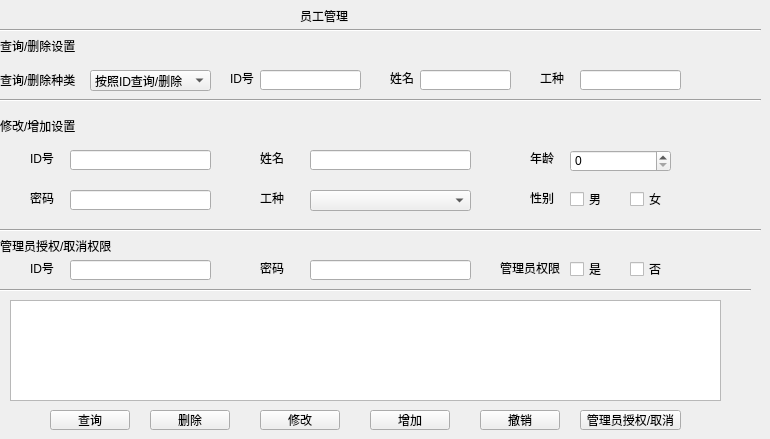
   <widget class="QWidget" name="page_10">
    <widget class="QSpinBox" name="spinBox_4">
     <property name="geometry">
      <rect>
       <x>570</x>
       <y>150</y>
       <width>101</width>
       <height>22</height>
      </rect>
     </property>
    </widget>
    <widget class="QLabel" name="label_65">
     <property name="geometry">
      <rect>
       <x>230</x>
       <y>70</y>
       <width>51</width>
       <height>16</height>
      </rect>
     </property>
     <property name="text">
      <string>ID号</string>
     </property>
    </widget>
    <widget class="QPushButton" name="pushButton_42">
     <property name="geometry">
      <rect>
       <x>150</x>
       <y>410</y>
       <width>80</width>
       <height>20</height>
      </rect>
     </property>
     <property name="text">
      <string>删除</string>
     </property>
    </widget>
    <widget class="QLabel" name="label_67">
     <property name="geometry">
      <rect>
       <x>0</x>
       <y>30</y>
       <width>111</width>
       <height>31</height>
      </rect>
     </property>
     <property name="styleSheet">
      <string notr="true">font: 12pt &quot;楷体&quot;;</string>
     </property>
     <property name="text">
      <string>查询/删除设置</string>
     </property>
    </widget>
    <widget class="QTableWidget" name="infoshow_10">
     <property name="geometry">
      <rect>
       <x>10</x>
       <y>300</y>
       <width>711</width>
       <height>101</height>
      </rect>
     </property>
    </widget>
    <widget class="QLineEdit" name="lineEdit_13">
     <property name="geometry">
      <rect>
       <x>70</x>
       <y>150</y>
       <width>141</width>
       <height>20</height>
      </rect>
     </property>
    </widget>
    <widget class="QLineEdit" name="lineEdit_14">
     <property name="geometry">
      <rect>
       <x>70</x>
       <y>190</y>
       <width>141</width>
       <height>20</height>
      </rect>
     </property>
    </widget>
    <widget class="QLabel" name="label_68">
     <property name="geometry">
      <rect>
       <x>260</x>
       <y>150</y>
       <width>51</width>
       <height>16</height>
      </rect>
     </property>
     <property name="text">
      <string>姓名</string>
     </property>
    </widget>
    <widget class="QLineEdit" name="lineEdit_15">
     <property name="geometry">
      <rect>
       <x>310</x>
       <y>150</y>
       <width>161</width>
       <height>20</height>
      </rect>
     </property>
    </widget>
    <widget class="QLabel" name="label_69">
     <property name="geometry">
      <rect>
       <x>30</x>
       <y>150</y>
       <width>51</width>
       <height>16</height>
      </rect>
     </property>
     <property name="text">
      <string>ID号</string>
     </property>
    </widget>
    <widget class="QLabel" name="label_70">
     <property name="geometry">
      <rect>
       <x>0</x>
       <y>110</y>
       <width>111</width>
       <height>31</height>
      </rect>
     </property>
     <property name="styleSheet">
      <string notr="true">font: 12pt &quot;楷体&quot;;</string>
     </property>
     <property name="text">
      <string>修改/增加设置</string>
     </property>
    </widget>
    <widget class="QLabel" name="label_71">
     <property name="geometry">
      <rect>
       <x>530</x>
       <y>150</y>
       <width>31</width>
       <height>16</height>
      </rect>
     </property>
     <property name="text">
      <string>年龄</string>
     </property>
    </widget>
    <widget class="QLabel" name="label_72">
     <property name="geometry">
      <rect>
       <x>30</x>
       <y>190</y>
       <width>51</width>
       <height>16</height>
      </rect>
     </property>
     <property name="text">
      <string>密码</string>
     </property>
    </widget>
    <widget class="QPushButton" name="pushButton_44">
     <property name="geometry">
      <rect>
       <x>370</x>
       <y>410</y>
       <width>80</width>
       <height>20</height>
      </rect>
     </property>
     <property name="text">
      <string>增加</string>
     </property>
    </widget>
    <widget class="QPushButton" name="pushButton_16">
     <property name="geometry">
      <rect>
       <x>50</x>
       <y>410</y>
       <width>80</width>
       <height>20</height>
      </rect>
     </property>
     <property name="text">
      <string>查询</string>
     </property>
    </widget>
    <widget class="Line" name="line_17">
     <property name="geometry">
      <rect>
       <x>0</x>
       <y>90</y>
       <width>761</width>
       <height>20</height>
      </rect>
     </property>
     <property name="orientation">
      <enum>Qt::Horizontal</enum>
     </property>
    </widget>
    <widget class="QLineEdit" name="lineEdit_16">
     <property name="geometry">
      <rect>
       <x>260</x>
       <y>70</y>
       <width>101</width>
       <height>20</height>
      </rect>
     </property>
    </widget>
    <widget class="Line" name="line_18">
     <property name="geometry">
      <rect>
       <x>0</x>
       <y>20</y>
       <width>761</width>
       <height>20</height>
      </rect>
     </property>
     <property name="orientation">
      <enum>Qt::Horizontal</enum>
     </property>
    </widget>
    <widget class="QPushButton" name="pushButton_45">
     <property name="geometry">
      <rect>
       <x>260</x>
       <y>410</y>
       <width>80</width>
       <height>20</height>
      </rect>
     </property>
     <property name="text">
      <string>修改</string>
     </property>
    </widget>
    <widget class="QLabel" name="label_73">
     <property name="geometry">
      <rect>
       <x>300</x>
       <y>0</y>
       <width>91</width>
       <height>31</height>
      </rect>
     </property>
     <property name="styleSheet">
      <string notr="true">font: 16pt &quot;楷体&quot;;</string>
     </property>
     <property name="text">
      <string>员工管理</string>
     </property>
    </widget>
    <widget class="QPushButton" name="pushButton_46">
     <property name="geometry">
      <rect>
       <x>480</x>
       <y>410</y>
       <width>80</width>
       <height>20</height>
      </rect>
     </property>
     <property name="text">
      <string>撤销</string>
     </property>
    </widget>
    <widget class="Line" name="line_19">
     <property name="geometry">
      <rect>
       <x>0</x>
       <y>220</y>
       <width>761</width>
       <height>20</height>
      </rect>
     </property>
     <property name="orientation">
      <enum>Qt::Horizontal</enum>
     </property>
    </widget>
    <widget class="QLabel" name="label_74">
     <property name="geometry">
      <rect>
       <x>530</x>
       <y>190</y>
       <width>51</width>
       <height>16</height>
      </rect>
     </property>
     <property name="text">
      <string>性别</string>
     </property>
    </widget>
    <widget class="QComboBox" name="comboBox_9">
     <property name="geometry">
      <rect>
       <x>90</x>
       <y>70</y>
       <width>121</width>
       <height>21</height>
      </rect>
     </property>
     <item>
      <property name="text">
       <string>按照ID查询/删除</string>
      </property>
     </item>
     <item>
      <property name="text">
       <string>按照姓名查询/删除</string>
      </property>
     </item>
     <item>
      <property name="text">
       <string>按照工种查询/删除</string>
      </property>
     </item>
     <item>
      <property name="text">
       <string/>
      </property>
     </item>
     <item>
      <property name="text">
       <string/>
      </property>
     </item>
     <item>
      <property name="text">
       <string/>
      </property>
     </item>
     <item>
      <property name="text">
       <string/>
      </property>
     </item>
     <item>
      <property name="text">
       <string/>
      </property>
     </item>
    </widget>
    <widget class="QLabel" name="label_79">
     <property name="geometry">
      <rect>
       <x>0</x>
       <y>70</y>
       <width>81</width>
       <height>20</height>
      </rect>
     </property>
     <property name="text">
      <string>查询/删除种类</string>
     </property>
    </widget>
    <widget class="QLineEdit" name="lineEdit_18">
     <property name="geometry">
      <rect>
       <x>420</x>
       <y>70</y>
       <width>91</width>
       <height>20</height>
      </rect>
     </property>
    </widget>
    <widget class="QLabel" name="label_80">
     <property name="geometry">
      <rect>
       <x>390</x>
       <y>70</y>
       <width>51</width>
       <height>16</height>
      </rect>
     </property>
     <property name="text">
      <string>姓名</string>
     </property>
    </widget>
    <widget class="QLabel" name="label_81">
     <property name="geometry">
      <rect>
       <x>540</x>
       <y>70</y>
       <width>51</width>
       <height>16</height>
      </rect>
     </property>
     <property name="text">
      <string>工种</string>
     </property>
    </widget>
    <widget class="QLineEdit" name="lineEdit_19">
     <property name="geometry">
      <rect>
       <x>580</x>
       <y>70</y>
       <width>101</width>
       <height>20</height>
      </rect>
     </property>
    </widget>
    <widget class="QLabel" name="label_82">
     <property name="geometry">
      <rect>
       <x>260</x>
       <y>190</y>
       <width>51</width>
       <height>16</height>
      </rect>
     </property>
     <property name="text">
      <string>工种</string>
     </property>
    </widget>
    <widget class="QCheckBox" name="checkBox_24">
     <property name="geometry">
      <rect>
       <x>570</x>
       <y>190</y>
       <width>41</width>
       <height>18</height>
      </rect>
     </property>
     <property name="text">
      <string>男</string>
     </property>
    </widget>
    <widget class="QCheckBox" name="checkBox_25">
     <property name="geometry">
      <rect>
       <x>630</x>
       <y>190</y>
       <width>41</width>
       <height>18</height>
      </rect>
     </property>
     <property name="text">
      <string>女</string>
     </property>
    </widget>
    <widget class="QLabel" name="label_75">
     <property name="geometry">
      <rect>
       <x>0</x>
       <y>230</y>
       <width>161</width>
       <height>31</height>
      </rect>
     </property>
     <property name="styleSheet">
      <string notr="true">font: 12pt &quot;楷体&quot;;</string>
     </property>
     <property name="text">
      <string>管理员授权/取消权限</string>
     </property>
    </widget>
    <widget class="QLineEdit" name="lineEdit_21">
     <property name="geometry">
      <rect>
       <x>70</x>
       <y>260</y>
       <width>141</width>
       <height>20</height>
      </rect>
     </property>
    </widget>
    <widget class="QLabel" name="label_83">
     <property name="geometry">
      <rect>
       <x>30</x>
       <y>260</y>
       <width>51</width>
       <height>16</height>
      </rect>
     </property>
     <property name="text">
      <string>ID号</string>
     </property>
    </widget>
    <widget class="QLabel" name="label_84">
     <property name="geometry">
      <rect>
       <x>260</x>
       <y>260</y>
       <width>51</width>
       <height>16</height>
      </rect>
     </property>
     <property name="text">
      <string>密码</string>
     </property>
    </widget>
    <widget class="QLineEdit" name="lineEdit_22">
     <property name="geometry">
      <rect>
       <x>310</x>
       <y>260</y>
       <width>161</width>
       <height>20</height>
      </rect>
     </property>
    </widget>
    <widget class="QLabel" name="label_85">
     <property name="geometry">
      <rect>
       <x>500</x>
       <y>260</y>
       <width>71</width>
       <height>16</height>
      </rect>
     </property>
     <property name="text">
      <string>管理员权限</string>
     </property>
    </widget>
    <widget class="QCheckBox" name="checkBox_26">
     <property name="geometry">
      <rect>
       <x>570</x>
       <y>260</y>
       <width>41</width>
       <height>18</height>
      </rect>
     </property>
     <property name="text">
      <string>是</string>
     </property>
    </widget>
    <widget class="QCheckBox" name="checkBox_27">
     <property name="geometry">
      <rect>
       <x>630</x>
       <y>260</y>
       <width>41</width>
       <height>18</height>
      </rect>
     </property>
     <property name="text">
      <string>否</string>
     </property>
    </widget>
    <widget class="Line" name="line_20">
     <property name="geometry">
      <rect>
       <x>-10</x>
       <y>280</y>
       <width>761</width>
       <height>20</height>
      </rect>
     </property>
     <property name="orientation">
      <enum>Qt::Horizontal</enum>
     </property>
    </widget>
    <widget class="QPushButton" name="pushButton_47">
     <property name="geometry">
      <rect>
       <x>580</x>
       <y>410</y>
       <width>101</width>
       <height>20</height>
      </rect>
     </property>
     <property name="text">
      <string>管理员授权/取消</string>
     </property>
    </widget>
    <widget class="QComboBox" name="comboBox_19">
     <property name="geometry">
      <rect>
       <x>310</x>
       <y>190</y>
       <width>161</width>
       <height>21</height>
      </rect>
     </property>
    </widget>
   </widget>
